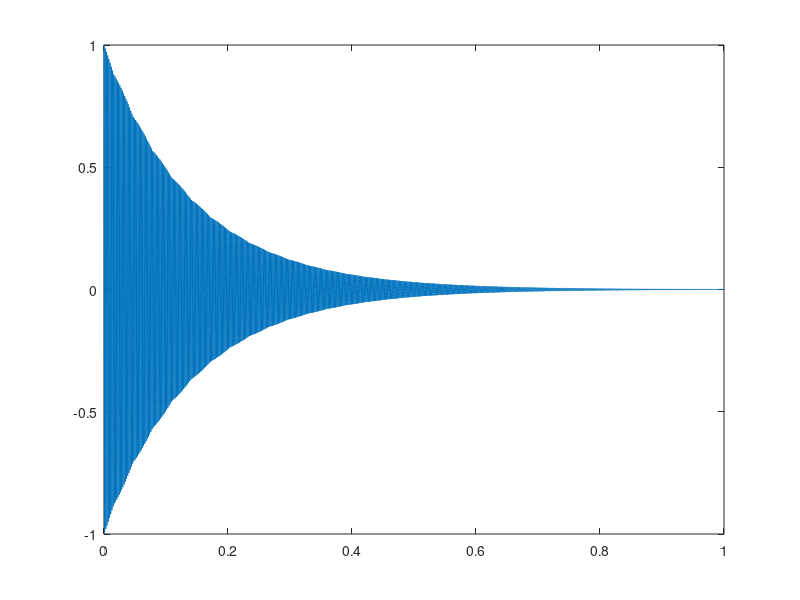

MATLAB code to generate this figure:
t=[0:1/8192:1];
f0=510;
f1=6;

a=7;
x1 = cos(2*pi*f0*t);
x2 = exp(-a*t).*cos(2*pi*f0*t);
x3 = cos(2*pi*f0*t).*cos(2*pi*f1*t);

plot(t, x2)
sound(x3)

